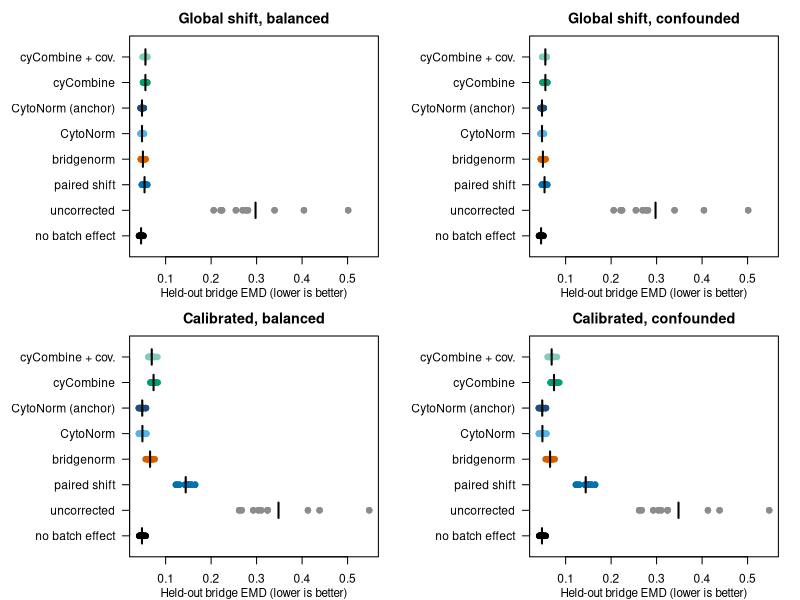
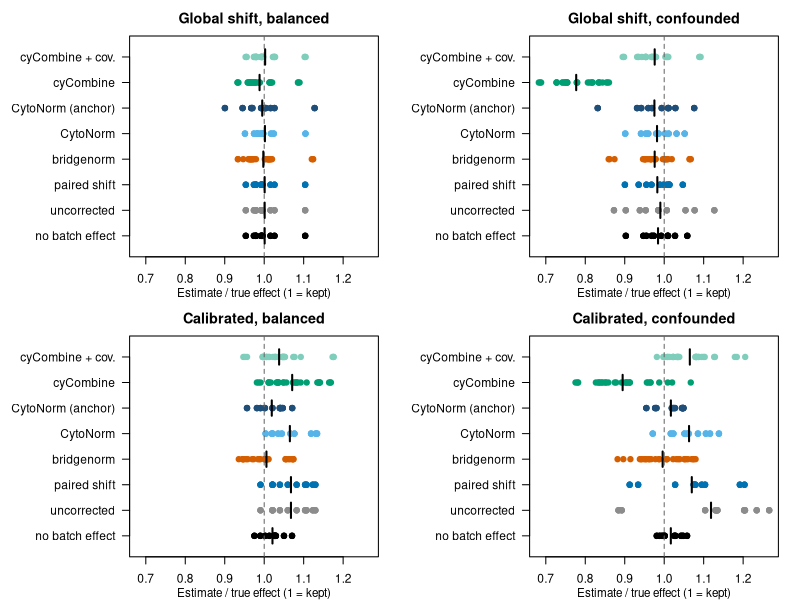
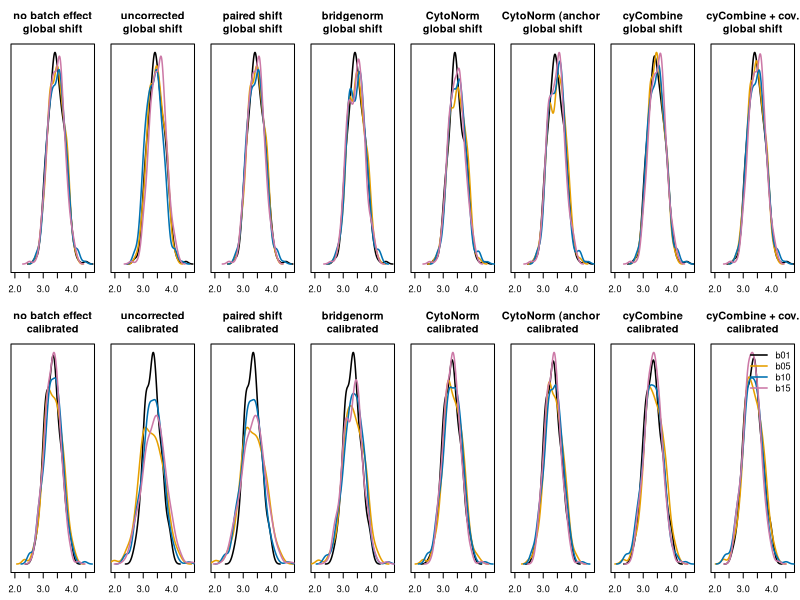
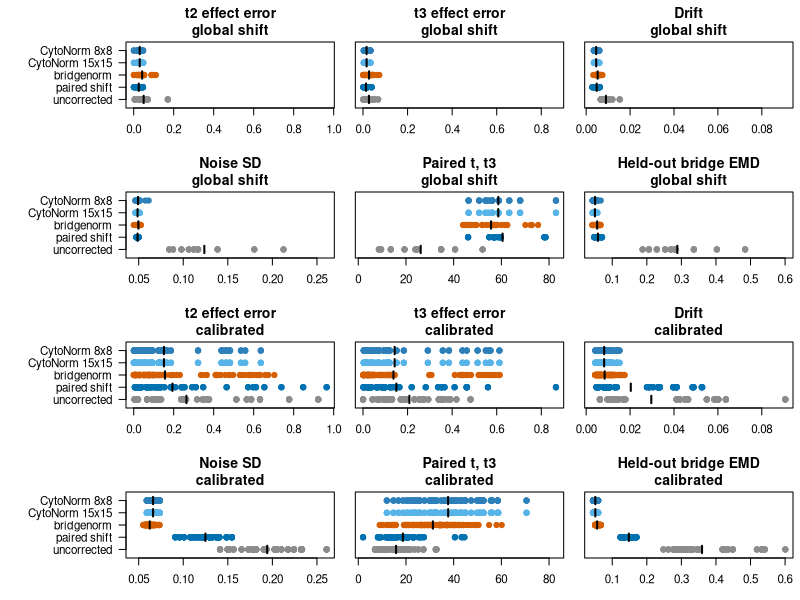

The R script that drew these images, in order:
## ---- chunk 1
knitr::opts_chunk$set(collapse = TRUE, comment = "#>", echo = FALSE, fig.width = 7, fig.height = 5)
scores <- read.csv("compare-data/scores.csv")
densities <- read.csv("compare-data/densities.csv")
settings <- read.csv("compare-data/settings.csv")
methods <- c(
  "oracle", "uncorrected", "paired", "bridgenorm", "CytoNorm", "CytoNorm_anchor", "cyCombine", "cyCombine_covar"
)
labels <- c(
  oracle = "no batch effect", uncorrected = "uncorrected", paired = "paired shift", bridgenorm = "bridgenorm",
  CytoNorm = "CytoNorm", CytoNorm_anchor = "CytoNorm (anchor)", cyCombine = "cyCombine",
  cyCombine_covar = "cyCombine + cov."
)
colours <- c(
  oracle = "black", uncorrected = "grey55", paired = "#0072B2", bridgenorm = "#D55E00", CytoNorm = "#56B4E9",
  CytoNorm_anchor = "#1F4E79", cyCombine = "#009E73", cyCombine_covar = "#7FCDBB"
)
n_rep <- nrow(unique(scores[c("sim_seed", "som_seed")]))
scenarios <- expand.grid(
  design = c("balanced", "confounded"), batch_effect = c("global", "calibrated"),
  stringsAsFactors = FALSE
)[, 2:1]
scenario_title <- function(be, de) paste0(if (be == "global") "Global shift" else "Calibrated", ", ", de)
scores$ratio <- scores$effect / scores$effect_true
# Values of one method in one scenario, ordered by (simulation seed, SOM seed) so methods pair by replicate.
pick <- function(value, be, de, m) {
  d <- scores[scores$batch_effect == be & scores$design == de & scores$method == m, ]
  d[[value]][order(d$sim_seed, d$som_seed)]
}
mean_of <- function(value, be, de, m) sprintf("%.3f", mean(pick(value, be, de, m)))
range_of <- function(value, be, de, m) paste(sprintf("%.2f", range(pick(value, be, de, m))), collapse = " to ")
setting <- function(name) settings$value[settings$setting == name]
ns9_lower <- function(be, de, value = "heldout_emd", other = "CytoNorm") {
  sum(pick(value, be, de, other) < pick(value, be, de, "bridgenorm"))
}
dot_panels <- function(value, xlab, reference = NULL) {
  op <- par(mfrow = c(2, 2), mar = c(3, 9, 2.5, 1.5), cex = 0.72)
  lim <- range(c(reference, scores[[value]]))
  for (i in seq_len(nrow(scenarios))) {
    be <- scenarios$batch_effect[i]
    de <- scenarios$design[i]
    d <- scores[scores$batch_effect == be & scores$design == de, ]
    plot(d[[value]], match(d$method, methods), xlim = lim, ylim = c(0.5, length(methods) + 0.5), yaxt = "n",
      pch = 19, col = colours[d$method], xlab = "", ylab = "", main = scenario_title(be, de))
    if (!is.null(reference)) abline(v = reference, lty = 2, col = "grey40")
    axis(2, at = seq_along(methods), labels = labels[methods], las = 1)
    means <- tapply(d[[value]], factor(d$method, levels = methods), mean)
    segments(means, seq_along(methods) - 0.3, means, seq_along(methods) + 0.3, lwd = 2)
    mtext(xlab, side = 1, line = 2, cex = 0.7)
  }
  par(op)
}
## ---- chunk 2
knitr::kable(settings, col.names = c("Setting", "Value"))
## ---- chunk 3
dot_panels("heldout_emd", "Held-out bridge EMD (lower is better)")
## ---- chunk 4
dot_panels("ratio", "Estimate / true effect (1 = kept)", reference = 1)
## ---- chunk 5
batch_colours <- c(b01 = "black", b05 = "#E69F00", b10 = "#0072B2", b15 = "#CC79A7")
op <- par(mfrow = c(2, length(methods)), mar = c(2.5, 1, 4, 0.5), cex = 0.55)
x_range <- range(densities$value[densities$design == "balanced"])
for (be in c("global", "calibrated")) {
  for (m in methods) {
    d <- densities[densities$batch_effect == be & densities$design == "balanced" & densities$method == m, ]
    dens <- lapply(split(d$value, d$batch), density)
    plot(NULL, xlim = x_range, ylim = c(0, max(sapply(dens, function(x) max(x$y)))),
      main = paste0(labels[[m]], "\n", if (be == "global") "global shift" else "calibrated"), xlab = "",
      ylab = "", yaxt = "n")
    for (b in names(dens)) lines(dens[[b]], col = batch_colours[[b]], lwd = 1.5)
  }
}
legend("topright", legend = names(batch_colours), col = batch_colours, lwd = 1.5, bty = "n")
par(op)
## ---- chunk 6
lg <- read.csv("compare-data/longitudinal.csv")
lg$miss_t2 <- abs(1 - lg$ratio_t2)
lg$miss_t3 <- abs(1 - lg$ratio_t3)
lg_methods <- c("uncorrected", "paired", "bridgenorm", "CytoNorm_default", "CytoNorm_8x8")
lg_labels <- c(
  uncorrected = "uncorrected", paired = "paired shift", bridgenorm = "bridgenorm",
  CytoNorm_default = "CytoNorm 15x15", CytoNorm_8x8 = "CytoNorm 8x8"
)
lg_colours <- c(colours[c("uncorrected", "paired", "bridgenorm")], CytoNorm_default = "#56B4E9", CytoNorm_8x8 = "#2C7FB8")
lg_metrics <- c(
  miss_t2 = "t2 effect error", miss_t3 = "t3 effect error", null_drift = "Drift",
  noise_sd = "Noise SD", t_t3 = "Paired t, t3", heldout_emd = "Held-out bridge EMD"
)
lg_mean <- function(value, be, m) sprintf("%.3f", mean(lg[[value]][lg$batch_effect == be & lg$method == m]))
lg_t <- function(be, m) sprintf("%.0f", mean(lg$t_t3[lg$batch_effect == be & lg$method == m]))
# Win rule: a method wins a metric only when it is better at every seed; it loses when worse at every seed.
lg_calls <- do.call(rbind, lapply(c("global", "calibrated"), function(be) {
  do.call(rbind, lapply(c("CytoNorm_default", "CytoNorm_8x8"), function(cm) {
    do.call(rbind, lapply(names(lg_metrics), function(mt) {
      b <- lg[lg$batch_effect == be & lg$method == "bridgenorm", ]
      o <- lg[lg$batch_effect == be & lg$method == cm, ]
      o <- o[match(b$seed, o$seed), ]
      better <- if (mt == "t_t3") b[[mt]] > o[[mt]] else b[[mt]] < o[[mt]]
      data.frame(batch_effect = be, competitor = cm, metric = mt,
        call = if (all(better)) "win" else if (!any(better)) "loss" else "tie")
    }))
  }))
}))
n_call <- function(x) sum(lg_calls$call == x)
## ---- chunk 7
op <- par(mfrow = c(4, 3), mar = c(3, 1, 3, 0.5), oma = c(0, 8, 0, 0), cex = 0.7)
for (be in c("global", "calibrated")) {
  for (mt in names(lg_metrics)) {
    d <- lg[lg$batch_effect == be & lg$method %in% lg_methods, ]
    plot(d[[mt]], match(d$method, lg_methods), xlim = range(lg[lg$method %in% lg_methods, mt]),
      ylim = c(0.5, length(lg_methods) + 0.5), yaxt = "n", pch = 19, col = lg_colours[d$method], xlab = "",
      ylab = "", main = paste0(lg_metrics[[mt]], "\n", if (be == "global") "global shift" else "calibrated"))
    means <- tapply(d[[mt]], factor(d$method, levels = lg_methods), mean)
    segments(means, seq_along(lg_methods) - 0.3, means, seq_along(lg_methods) + 0.3, lwd = 2)
    if (mt %in% names(lg_metrics)[c(1, 4)]) axis(2, at = seq_along(lg_methods), labels = lg_labels[lg_methods], las = 1)
  }
}
par(op)
